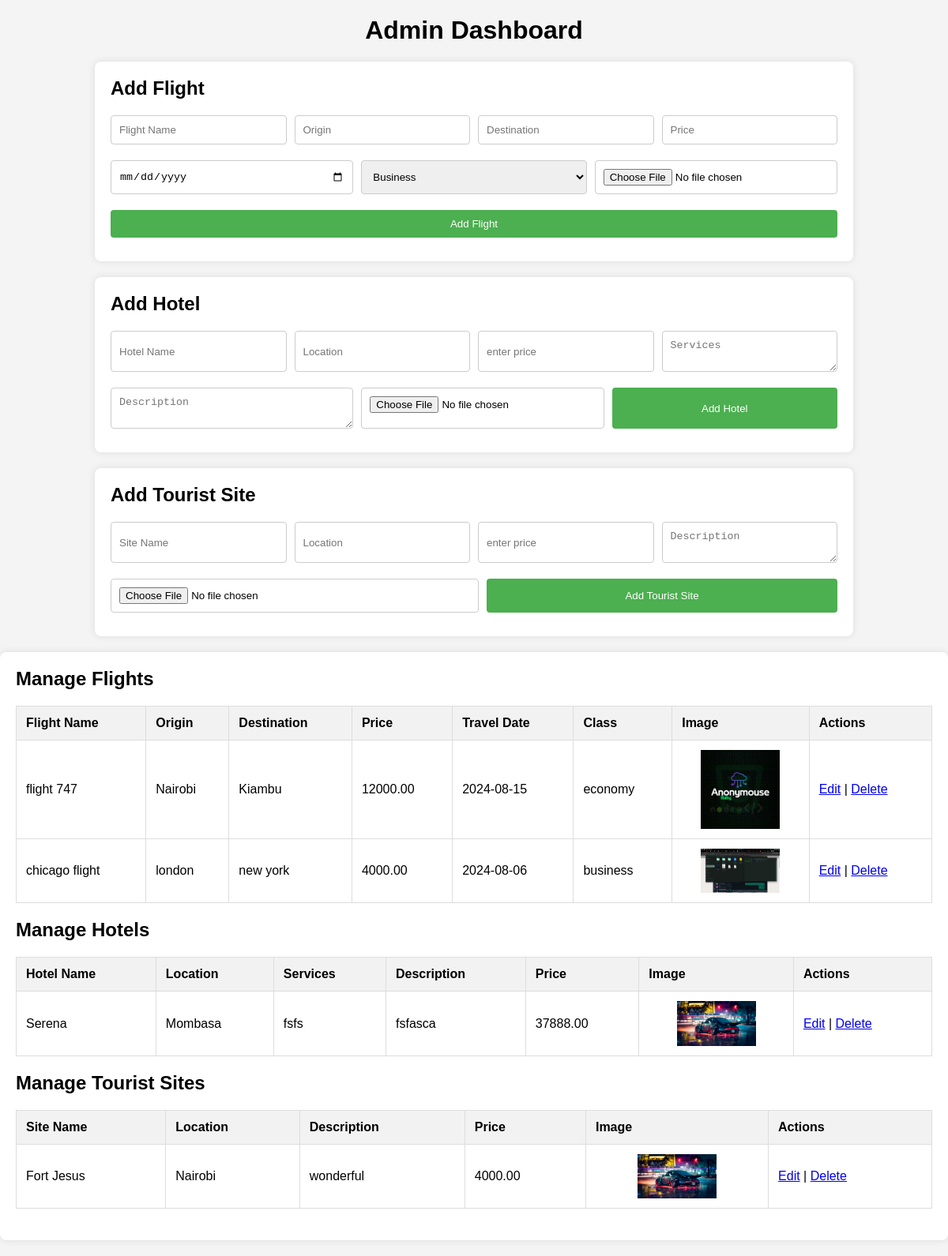
The app's page /admin.php with its own data.
### tables this page shows
CREATE TABLE `flights` (
  `id` int(11) NOT NULL,
  `flight_name` varchar(255) NOT NULL,
  `origin` varchar(255) NOT NULL,
  `destination` varchar(255) NOT NULL,
  `price` decimal(10,2) NOT NULL,
  `travel_date` date NOT NULL,
  `class` enum('business','economy') NOT NULL,
  `image` varchar(255) NOT NULL
);

CREATE TABLE `hotels` (
  `id` int(11) NOT NULL,
  `name` varchar(255) NOT NULL,
  `location` varchar(255) NOT NULL,
  `services` text NOT NULL,
  `description` text NOT NULL,
  `image` varchar(255) NOT NULL,
  `price` decimal(10,2) NOT NULL
);

CREATE TABLE `tourist_sites` (
  `id` int(11) NOT NULL,
  `name` varchar(255) NOT NULL,
  `location` varchar(255) NOT NULL,
  `description` text NOT NULL,
  `image` varchar(255) NOT NULL,
  `price` decimal(10,2) NOT NULL
);

### admin.php (the view, shortened to what this page needs)
<!DOCTYPE html>
<html lang="en">
<head>
    <link rel="stylesheet" href="css/admin.css" />
</head>
<body>
    <h1>Admin Dashboard</h1>
    <div class="container">
        <div class="form-section">
            <h2>Add Flight</h2>
            <form id="addFlightForm" method="POST" enctype="multipart/form-data" action="add_flight.php">
                <input type="text" id="flight_name" name="flight_name" placeholder="Flight Name" required />
                <input type="text" id="origin" name="origin" placeholder="Origin" required />
                <input type="text" id="destination" name="destination" placeholder="Destination" required />
                <input type="number" id="price" name="price" placeholder="Price" required />
                <input type="date" id="travel_date" name="travel_date" placeholder="Travel Date" required />
                <select title="Select flight class" id="flight_class" name="class" required>
                    <option value="business">Business</option>
                </select>
                <input title="choose flight image" type="file" id="flight_image" name="image" required />
                <button type="submit">Add Flight</button>
            </form>
        </div>
        <div class="form-section">
            <h2>Add Hotel</h2>
            <form id="addHotelForm" method="POST" enctype="multipart/form-data" action="add_hotel.php">
                <input type="text" id="hotel_name" name="name" placeholder="Hotel Name" required />
                <input type="text" id="hotel_location" name="location" placeholder="Location" required />
                <input type="number" id="hotel_price" name="price" placeholder="enter price" required>
                <textarea id="hotel_services" name="services" placeholder="Services" required></textarea>
                <textarea id="hotel_description" name="description" placeholder="Description" required></textarea>
                <input title="choose hotel image" type="file" id="hotel_image" name="image" required />
                <button type="submit">Add Hotel</button>
            </form>
        </div>
        <div class="form-section">
            <h2>Add Tourist Site</h2>
            <form id="addTouristSiteForm" method="POST" enctype="multipart/form-data" action="add_tourist_site.php">
                <input type="text" id="site_name" name="name" placeholder="Site Name" required />
                <input type="text" id="site_location" name="location" placeholder="Location" required />
                <input type="number" id="site_price" name="price" placeholder="enter price" required>
                <textarea id="site_description" name="description" placeholder="Description" required></textarea>
                <input title="choose site image" type="file" id="site_image" name="image" required />
                <button type="submit">Add Tourist Site</button>
            </form>
        </div>
    </div>
    <div class="data-section">
        <h2>Manage Flights</h2>
        <table id="flightsTable">
            <thead>
                <tr>
                    <th>Flight Name</th>
                    <th>Origin</th>
                    <th>Destination</th>
                    <th>Price</th>
                    <th>Travel Date</th>
                    <th>Class</th>
                    <th>Image</th>
                    <th>Actions</th>
                </tr>
            </thead>
            <tbody>
                <?php
                $host = 'localhost';
                $db = 'project';
                $user = 'root';
                $pass = '';
                $conn = new mysqli($host, $user, $pass, $db);
                $sql = "SELECT * FROM flights";
                $result = $conn->query($sql);
                if ($result->num_rows > 0) {
                    while ($row = $result->fetch_assoc()) {
                        echo "<tr>
                            <td>{$row['flight_name']}</td>
                            <td>{$row['origin']}</td>
                            <td>{$row['destination']}</td>
                            <td>{$row['price']}</td>
                            <td>{$row['travel_date']}</td>
                            <td>{$row['class']}</td>
                            <td><img src='uploads/{$row['image']}' alt='{$row['flight_name']}' width='100'></td>
                            <td>
                                <a href='edit_flight.php?id={$row['id']}'>Edit</a> |
                                <a href='delete_flight.php?id={$row['id']}' onclick='return confirm(\"Are you sure?\")'>Delete</a>
                            </td>
                        </tr>";
                    }
                } else {
                    echo "<tr><td colspan='8'>No flights found</td></tr>";
                }
                ?>
            </tbody>
        </table>
        <h2>Manage Hotels</h2>
        <table id="hotelsTable">
            <thead>
                <tr>
                    <th>Hotel Name</th>
                    <th>Location</th>
                    <th>Services</th>
                    <th>Description</th>
                    <th>Price</th>
                    <th>Image</th>
                    <th>Actions</th>
                </tr>
            </thead>
            <tbody>
                <?php
                $conn = new mysqli($host, $user, $pass, $db);
                $sql = "SELECT * FROM hotels";
                $result = $conn->query($sql);
                if ($result->num_rows > 0) {
                    while ($row = $result->fetch_assoc()) {
                        echo "<tr>
                            <td>{$row['name']}</td>
                            <td>{$row['location']}</td>
                            <td>{$row['services']}</td>
                            <td>{$row['description']}</td>
                            <td>{$row['price']}</td>
                            <td><img src='uploads/{$row['image']}' alt='{$row['name']}' width='100'></td>
                            <td>
                                <a href='edit_hotel.php?id={$row['id']}'>Edit</a> |
                                <a href='delete_flight.php?hotel_id={$row['id']}' onclick='return confirm(\"Are you sure?\")'>Delete</a>
                            </td>
                        </tr>";
                    }
                } else {
                    echo "<tr><td colspan='6'>No hotels found</td></tr>";
                }
                ?>
            </tbody>
        </table>
        <h2>Manage Tourist Sites</h2>
        <table id="touristSitesTable">
            <thead>
                <tr>
                    <th>Site Name</th>
                    <th>Location</th>
                    <th>Description</th>
                    <th>Price</th>
                    <th>Image</th>
                    <th>Actions</th>
                </tr>
            </thead>
            <tbody>
                <?php
                $conn = new mysqli($host, $user, $pass, $db);
                $sql = "SELECT * FROM tourist_sites";
                $result = $conn->query($sql);
                if ($result->num_rows > 0) {
                    while ($row = $result->fetch_assoc()) {
                        echo "<tr>
                            <td>{$row['name']}</td>
                            <td>{$row['location']}</td>
                            <td>{$row['description']}</td>
                            <td>{$row['price']}</td>
                            <td><img src='uploads/{$row['image']}' alt='{$row['name']}' width='100'></td>
                            <td>
                                <a href='edit_tourist_site.php?id={$row['id']}'>Edit</a> |
                                <a href='delete_flight.php?tourist_site_id={$row['id']}' onclick='return confirm(\"Are you sure?\")'>Delete</a>
                            </td>
                        </tr>";
                    }
                } else {
                    echo "<tr><td colspan='5'>No tourist sites found</td></tr>";
                }
                ?>
            </tbody>
        </table>
    </div>
</body>
</html>

### css/admin.css (style rules this page uses)
body { font-family: Arial, sans-serif; margin: 0; padding: 0; background-color: #f4f4f4; }
h1 { text-align: center; margin-top: 20px; }
.container { width: 80%; margin: 20px auto; }
.form-section, .data-section { background-color: #fff; padding: 20px; margin-bottom: 20px; box-shadow: 0 0 10px rgba(0, 0, 0, 0.1); border-radius: 8px; }
.form-section h2, .data-section h2 { margin-top: 0; }
form { display: flex; flex-wrap: wrap; gap: 10px; }
form input, form select, form textarea, form button { flex: 1 1 200px; padding: 10px; margin-bottom: 10px; border: 1px solid #ccc; border-radius: 4px; }
form button { background-color: #4caf50; color: white; border: none; cursor: pointer; }
table { width: 100%; border-collapse: collapse; margin-top: 20px; }
table, th, td { border: 1px solid #ddd; }
th, td { padding: 12px; text-align: left; }
th { background-color: #f2f2f2; }
td img { max-width: 100px; height: auto; display: block; margin: 0 auto; }
.data-section table { margin-bottom: 20px; }

### records on screen
flights: flight_name "flight 747", origin "Nairobi", destination "Kiambu", price "12000.00", travel_date "2024-08-15", class "economy", image (placeholder picture)
flights: flight_name "chicago flight", origin "london", destination "new york", price "4000.00", travel_date "2024-08-06", class "business", image (picture)
hotels: name "Serena", location "Mombasa", services "fsfs", description "fsfasca", price "37888.00", image (picture)
tourist_sites: name "Fort Jesus", location "Nairobi", description "wonderful", price "4000.00", image (picture)
